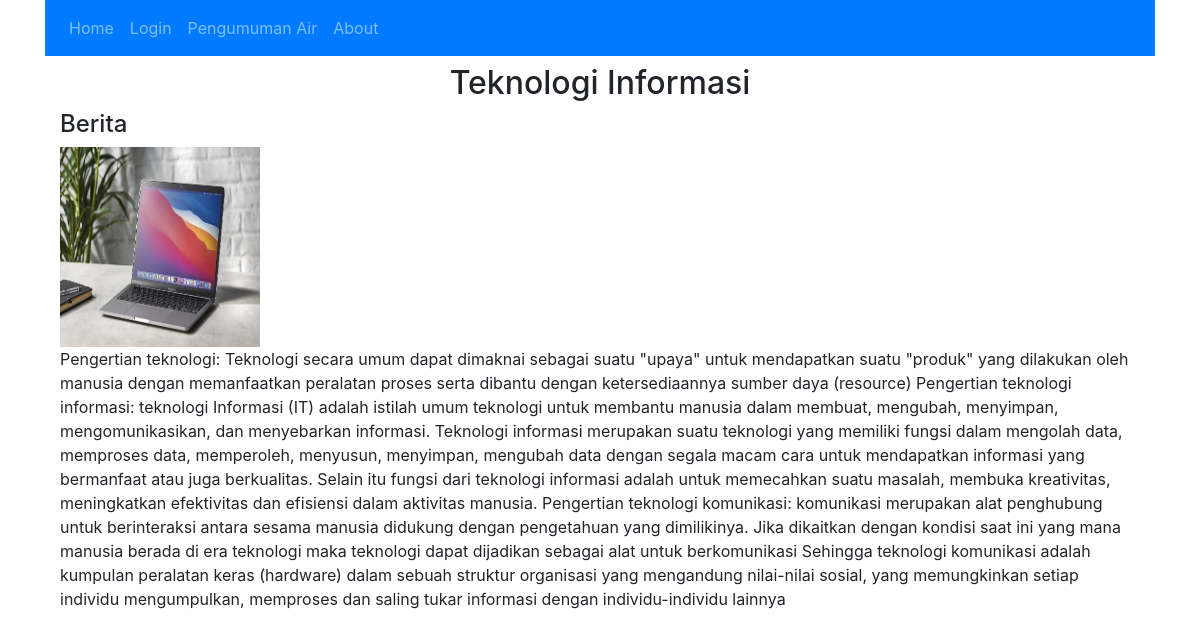
Screenshot of /baca_ar/3 with the database file from the repository.
### affairs/models.py (models this page shows, shortened)
class Artikel(db.Model):
    id = db.Column(db.Integer, primary_key=True)
    judul = db.Column(db.String(255), nullable=False)
    konten = db.Column(db.Text, nullable=False)
    thumbnail = db.Column(db.String(255), nullable=False)
    tgl_post = db.Column(db.DateTime, nullable=False, default=datetime.utcnow)
    kategori_id = db.Column(db.Integer, db.ForeignKey('kategori.id'), nullable=False)

class Kategori(db.Model):
    id = db.Column(db.Integer, primary_key=True)
    nama = db.Column(db.String(50), nullable=False)
    artikel_id = db.relationship('Artikel', backref='ar', lazy=True)

### affairs/admin/routes.py (the view)
@admingam.route('/baca_ar/<int:id>')
def baca_ar(id):
    bca = Artikel.query.get_or_404(id)
    return render_template('baca_ar.html', bca=bca)

### affairs/templates/baca_ar.html
{% extends 'layout.html' %}
{% block content %}
<div class="container">
    <h2 style="text-align: center;">{{bca.judul}}</h2>
    <h4>{{bca.ar.nama | safe }}</h4>
    <img src="{{url_for('static', filename='img/' + bca.thumbnail)}}" height="200" width="200">
    <p>{{bca.konten}}</p>
</div>
{% endblock content %}

### rows the page displays
Artikel: judul "Teknologi Informasi", thumbnail (picture), konten "Pengertian teknologi: Teknologi secara umum dapat dimaknai sebagai suatu \"upaya\" untuk mendapatkan suatu \"produk\" yang dilakukan oleh manusia dengan memanfaatkan peralatan proses serta dibantu dengan ketersediaannya sumber daya (resource) Pengertian teknologi informasi: teknologi Informasi (IT) adalah istilah umum teknologi untuk membantu manusia dalam membuat, mengubah, menyimpan, mengomunikasikan, dan menyebarkan informasi. Teknologi informasi merupakan suatu teknologi yang memiliki fungsi dalam mengolah data, memproses data, memperoleh, menyusun, menyimpan, mengubah data dengan segala macam cara untuk mendapatkan informasi yang bermanfaat atau juga berkualitas. Selain itu fungsi dari…"
Kategori: ar.nama "Berita"
